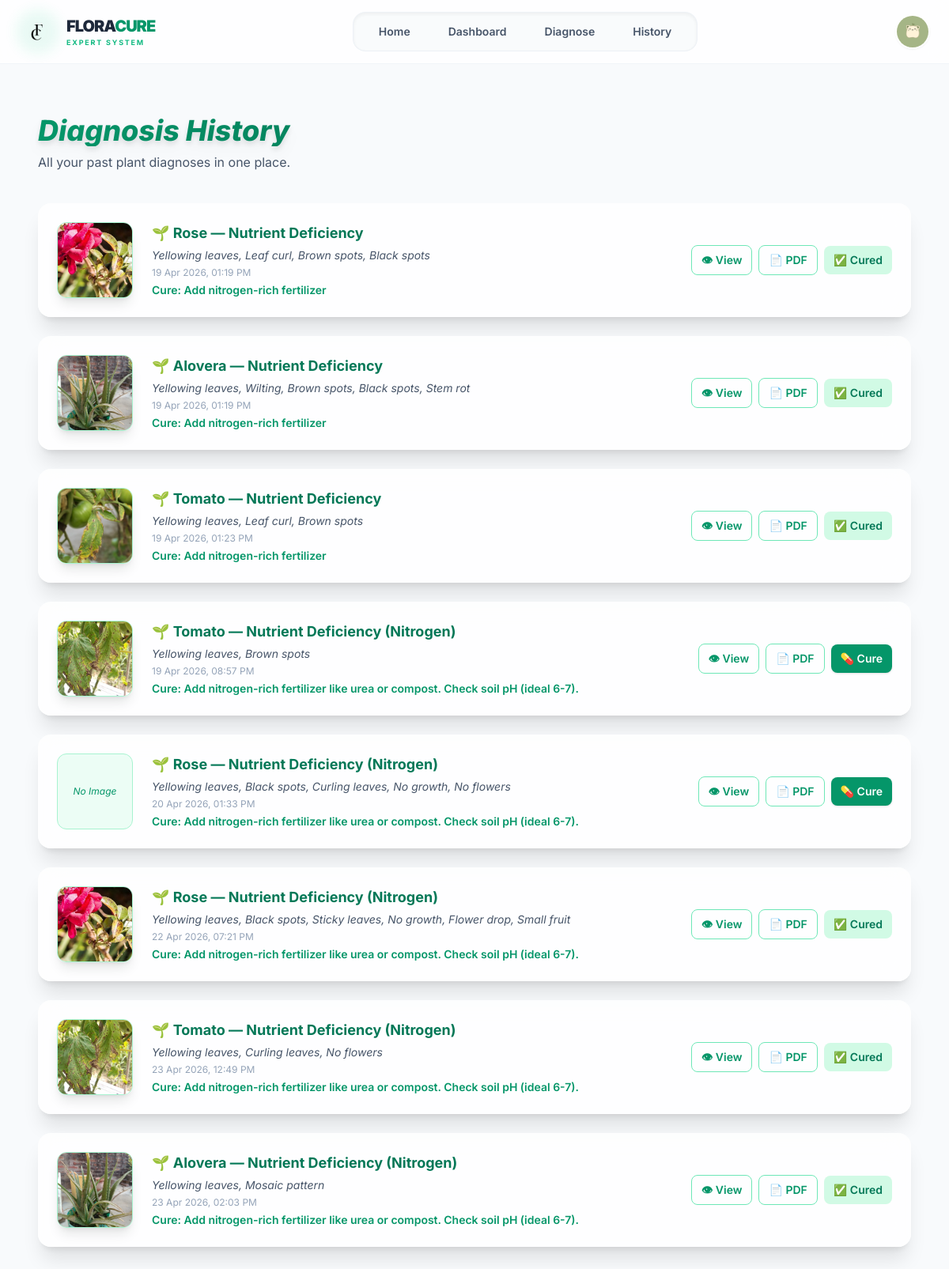
The page /hh (signed in) on the database as committed earlier.
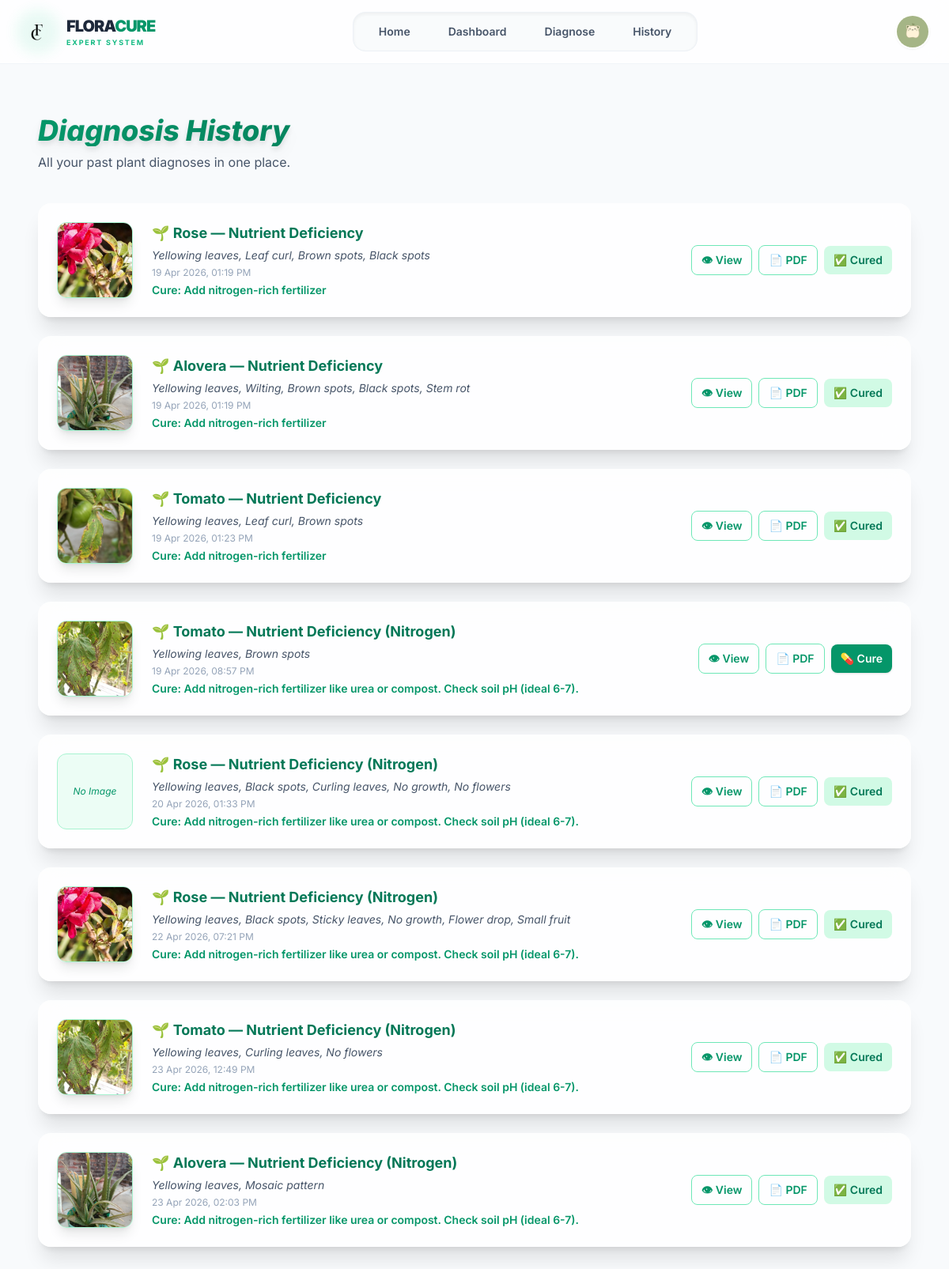
The same page on the database as committed later.
### floraApp/models.py (models this page shows)
class Diagnosis(models.Model):
    user = models.ForeignKey(User, on_delete=models.CASCADE)
    plant_name = models.CharField(max_length=100)
    symptoms = models.TextField()
    disease = models.CharField(max_length=100)
    cure = models.TextField()
    date = models.DateTimeField(auto_now_add=True)
    plant_image = models.ImageField(upload_to='diagnosis_images/', null=True, blank=True)
    is_cured = models.BooleanField(default=False)

### floraApp/views.py (the view)
# urls.py: path('hh', views.hh_view, name="hh"),
def hh_view(request):
    diagnoses = Diagnosis.objects.filter(user=request.user)
    return render(request, "hh.html", {"diagnoses": diagnoses})

### templates/hh.html (shortened to what this page needs)
<!DOCTYPE html>
<html lang="en">
<head>
  <script src="https://cdn.tailwindcss.com"></script>
</head>
<body class="bg-slate-50 text-slate-900">
  <nav class="sticky top-0 z-50 bg-white/80 backdrop-blur-md border-b border-slate-100">
    <div class="max-w-7xl mx-auto px-4 md:px-6 h-16 md:h-20 flex justify-between items-center">
      <div class="flex items-center group cursor-pointer">
        <div class="relative">
          <img src="/static/image/fc.png" alt="Logo" class="relative h-9 w-9 md:h-12 md:w-12">
        </div>
        <div class="ml-2 md:ml-3 flex flex-col">
          <span class="text-lg md:text-xl font-black tracking-tighter text-slate-800 leading-none uppercase">
            Flora<span class="text-emerald-600">Cure</span>
          </span>
          <span class="text-[8px] md:text-[9px] uppercase tracking-[0.2em] font-bold text-emerald-500">Expert System</span>
        </div>
      </div>
      <div class="hidden md:flex items-center bg-slate-50/80 px-2 py-1.5 rounded-2xl border border-slate-200/50 shadow-inner">
        <a href="home" class="px-6 py-2 text-sm font-semibold text-slate-600 hover:text-emerald-600 rounded-xl hover:bg-white hover:shadow-sm transition-all duration-200">Home</a>
        <a href="dashboard" class="px-6 py-2 text-sm font-semibold text-slate-600 hover:text-emerald-600 rounded-xl hover:bg-white hover:shadow-sm transition-all duration-200">Dashboard</a>
        <a href="diagnose" class="px-6 py-2 text-sm font-semibold text-slate-600 hover:text-emerald-600 rounded-xl hover:bg-white hover:shadow-sm transition-all duration-200">Diagnose</a>
        <a href="hh" class="px-6 py-2 text-sm font-semibold text-slate-600 hover:text-emerald-600 rounded-xl hover:bg-white hover:shadow-sm transition-all duration-200">History</a>
      </div>
      <div class="flex items-center gap-3">
        <a href="profile" class="group relative">
          <img src="/static/image/icon.png" alt="Profile" class="relative h-9 w-9 md:h-11 md:w-11 rounded-full border-2 border-white object-cover shadow-sm">
        </a>
      </div>
    </div>
  </nav>
  <section class="max-w-6xl mx-auto px-4 md:px-6 py-8 md:py-16 pb-24 md:pb-16">
    <h1 class="text-2xl md:text-4xl font-extrabold italic
               bg-gradient-to-r from-emerald-600 via-emerald-700 to-emerald-800
               bg-clip-text text-transparent mb-2 drop-shadow-lg">
    </h1>
    <p class="text-slate-600 mb-6 md:mb-10 text-sm md:text-base">All your past plant diagnoses in one place.</p>
    <div class="space-y-4 md:space-y-6">
      {% for d in diagnoses %}
      <div class="bg-white/80 backdrop-blur-lg rounded-2xl shadow-xl p-4 md:p-6 hover:shadow-2xl transition">
        <div class="flex flex-col md:flex-row md:items-center md:space-x-6">
          {% if d.plant_image %}
            <img src="{{ d.plant_image.url }}" alt="{{ d.plant_name }}"
                 class="h-16 w-16 md:h-24 md:w-24 rounded-xl shadow-lg border border-emerald-200 object-cover flex-shrink-0">
          {% else %}
            <div class="h-16 w-16 md:h-24 md:w-24 flex items-center justify-center bg-emerald-50 rounded-xl border border-emerald-200 text-emerald-600 italic text-xs flex-shrink-0">
              No Image
            </div>
          {% endif %}
          <div class="flex-1 min-w-0 mt-3 md:mt-0">
            <h3 class="text-sm md:text-lg font-bold text-emerald-700 leading-tight">
              🌱 {{ d.plant_name }} — {{ d.disease }}
            </h3>
            <p class="italic text-slate-600 text-xs md:text-sm mt-1 truncate">{{ d.symptoms }}</p>
            <p class="text-xs text-slate-400 mt-1">{{ d.date|date:"d M Y, h:i A" }}</p>
            <p class="text-emerald-600 font-semibold text-xs md:text-sm mt-1">Cure: {{ d.cure }}</p>
          </div>
          <div class="flex items-center gap-2 mt-3 md:mt-0 flex-shrink-0">
            <a href="{% url 'diagnosis_detail' d.pk %}"
               class="text-center text-emerald-600 hover:text-emerald-800 font-semibold text-sm border border-emerald-300 px-3 py-2 rounded-lg hover:bg-emerald-50 transition">
              👁 View
            </a>
            <a href="{% url 'diagnosis_pdf' d.pk %}"
               class="text-center text-emerald-600 hover:text-emerald-800 font-semibold text-sm border border-emerald-300 px-3 py-2 rounded-lg hover:bg-emerald-50 transition">
              📄 PDF
            </a>
            {% if d.is_cured %}
              <span class="text-center bg-emerald-100 text-emerald-700 text-sm font-semibold px-3 py-2 rounded-lg">
                ✅ Cured
              </span>
            {% else %}
              <a href="{% url 'mark_cured' d.pk %}"
                 class="text-center bg-emerald-600 hover:bg-emerald-700 text-white text-sm font-semibold px-3 py-2 rounded-lg shadow transition">
                💊 Cure
              </a>
            {% endif %}
          </div>
        </div>
      </div>
      {% endfor %}
    </div>
  </section>
</body>
</html>

### templates/hh.html (style rules this page uses)
body { font-family: 'Inter', sans-serif; }

Rows that differ between the two databases and show on the page:
changed Diagnosis "Yellowing leaves, Black spots, Curling leaves, No growth, No flowers": is_cured "💊 Cure" → "✅ Cured"
